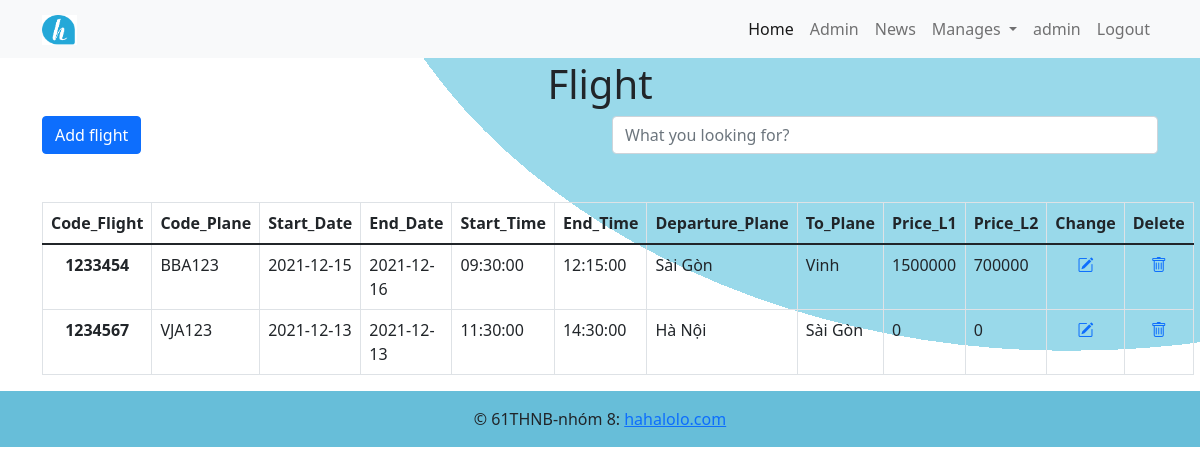
The page /admin/flight_admin.php (signed in) on the database as committed earlier.
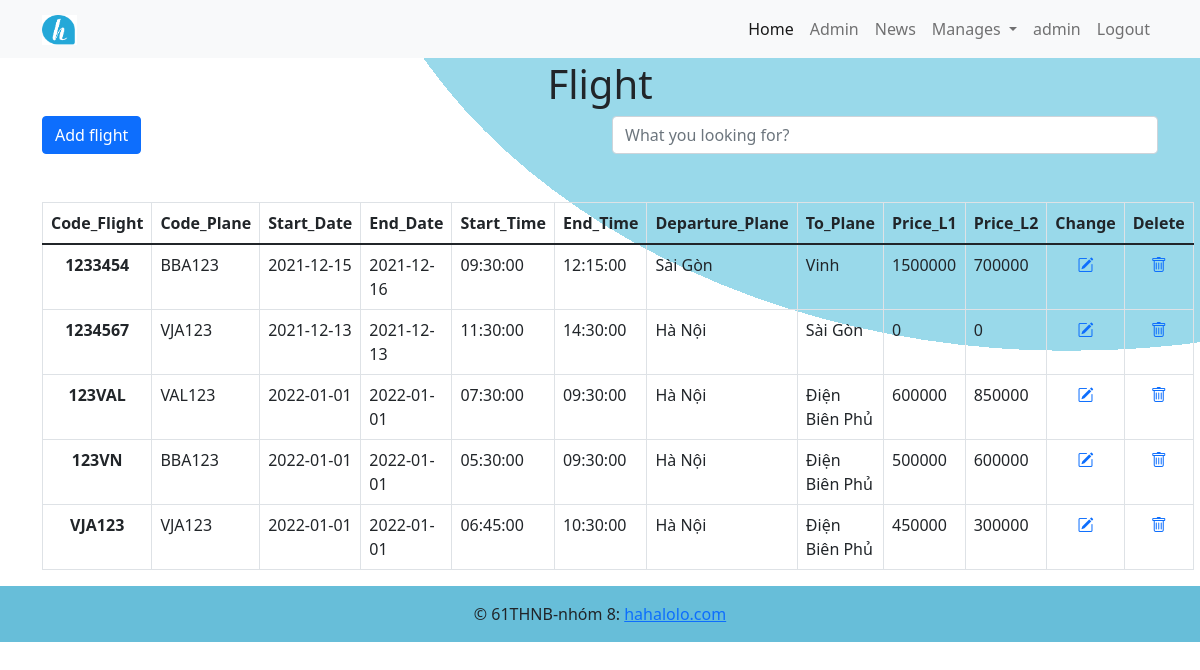
The same page on the database as committed later.
### tables this page shows
CREATE TABLE `list_flight` (
  `Code_Flight` char(7) NOT NULL,
  `Code_Plane` char(7) NOT NULL,
  `Start_Date` date NOT NULL,
  `End_Date` date NOT NULL,
  `Start_Time` time NOT NULL,
  `End_Time` time NOT NULL,
  `Departure_Plane` varchar(25) NOT NULL,
  `To_Plane` varchar(25) NOT NULL,
  `Price_L1` int(11) NOT NULL,
  `Price_L2` int(11) NOT NULL
);

### admin/flight_admin.php (the view, shortened to what this page needs)
<?php
include "header_admin.php";
?>
<div class="container" style="margin-top: 5%;">
    <h1 class="mt-3 text-center">Flight</h1>
    <div class="row">
        <div class="col-6">
            <a class="btn btn-primary mb-5 bt-3" href="flight_add.php" role="button">Add flight</a>
        </div>
        <div class="form-group pull-right col-6 ">
            <input type="text" class="search form-control" placeholder="What you looking for?">
        </div>
    </div>
    <table class="table table-hover table-bordered results">
        <thead>
            <tr>
                <th scope="col" class="text-center">Code_Flight</th>
                <th scope="col" class="text-center">Code_Plane</th>
                <th scope="col" class="text-center">Start_Date</th>
                <th scope="col" class="text-center">End_Date</th>
                <th scope="col" class="text-center">Start_Time</th>
                <th scope="col" class="text-center">End_Time</th>
                <th scope="col" class="text-center">Departure_Plane</th>
                <th scope="col" class="text-center">To_Plane</th>
                <th scope="col" class="text-center">Price_L1</th>
                <th scope="col" class="text-center">Price_L2</th>
                <th scope="col" class="text-center">Change </th>
                <th scope="col" class="text-center">Delete </th>
            </tr>
        </thead>
        <tbody>
            <?php
            include "connect.php";
            $query = "SELECT * FROM list_flight";
            $result = mysqli_query($conn, $query);
            while ($data = mysqli_fetch_assoc($result)) {
            ?>
                <tr>
                    <th scope="row" class="text-center"><?php echo $data['Code_Flight']  ?></th>
                    <td><?php echo $data['Code_Plane']  ?></td>
                    <td><?php echo $data['Start_Date']  ?></td>
                    <td><?php echo $data['End_Date']  ?></td>
                    <td><?php echo $data['Start_Time']  ?></td>
                    <td><?php echo $data['End_Time']  ?></td>
                    <td><?php echo $data['Departure_Plane']  ?></td>
                    <td><?php echo $data['To_Plane']  ?></td>
                    <td><?php echo $data['Price_L1']  ?></td>
                    <td><?php echo $data['Price_L2']  ?></td>
                    <td class="text-center"><a href="flight_edit.php?Code_Flight=<?php echo $data['Code_Flight'] ?>"><i class="bi bi-pencil-square"></i> </a></td>
                    <td class="text-center"><a href="flight_delete.php?Code_Flight=<?php echo $data['Code_Flight']  ?>"><i class="bi bi-trash"></i></a></td>
                </tr>
            <?php
            }
            ?>
        </tbody>
    </table>
</div>
<?php
include "footer.php";
?>

Rows that differ between the two databases and show on the page:
added list_flight: Code_Flight "123VAL", Code_Plane "VAL123", Start_Date "2022-01-01", End_Date "2022-01-01", Start_Time "07:30:00", End_Time "09:30:00", Departure_Plane "Hà Nội", To_Plane "Điện Biên Phủ", Price_L1 "600000", Price_L2 "850000"
added list_flight: Code_Flight "123VN", Code_Plane "BBA123", Start_Date "2022-01-01", End_Date "2022-01-01", Start_Time "05:30:00", End_Time "09:30:00", Departure_Plane "Hà Nội", To_Plane "Điện Biên Phủ", Price_L1 "500000", Price_L2 "600000"
added list_flight: Code_Flight "VJA123", Code_Plane "VJA123", Start_Date "2022-01-01", End_Date "2022-01-01", Start_Time "06:45:00", End_Time "10:30:00", Departure_Plane "Hà Nội", To_Plane "Điện Biên Phủ", Price_L1 "450000", Price_L2 "300000"
